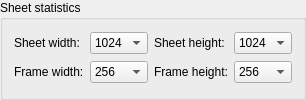
         <widget class="QGroupBox" name="groupBox_10">
          <property name="sizePolicy">
           <sizepolicy hsizetype="MinimumExpanding" vsizetype="Preferred">
            <horstretch>0</horstretch>
            <verstretch>0</verstretch>
           </sizepolicy>
          </property>
          <property name="maximumSize">
           <size>
            <width>410</width>
            <height>16777215</height>
           </size>
          </property>
          <property name="title">
           <string>Sheet statistics </string>
          </property>
          <layout class="QGridLayout" name="gridLayout_14">
           <item row="1" column="0">
            <widget class="QLabel" name="label_5">
             <property name="sizePolicy">
              <sizepolicy hsizetype="Fixed" vsizetype="Fixed">
               <horstretch>0</horstretch>
               <verstretch>0</verstretch>
              </sizepolicy>
             </property>
             <property name="text">
              <string>Frame width:</string>
             </property>
            </widget>
           </item>
           <item row="1" column="2">
            <widget class="QComboBox" name="FrameWidthMaker">
             <property name="editable">
              <bool>false</bool>
             </property>
             <property name="currentIndex">
              <number>8</number>
             </property>
             <item>
              <property name="text">
               <string>1</string>
              </property>
             </item>
             <item>
              <property name="text">
               <string>2</string>
              </property>
             </item>
             <item>
              <property name="text">
               <string>4</string>
              </property>
             </item>
             <item>
              <property name="text">
               <string>8</string>
              </property>
             </item>
             <item>
              <property name="text">
               <string>16</string>
              </property>
             </item>
             <item>
              <property name="text">
               <string>32</string>
              </property>
             </item>
             <item>
              <property name="text">
               <string>64</string>
              </property>
             </item>
             <item>
              <property name="text">
               <string>128</string>
              </property>
             </item>
             <item>
              <property name="text">
               <string>256</string>
              </property>
             </item>
             <item>
              <property name="text">
               <string>512</string>
              </property>
             </item>
             <item>
              <property name="text">
               <string>1024</string>
              </property>
             </item>
            </widget>
           </item>
           <item row="1" column="4">
            <widget class="QComboBox" name="FrameHeightMaker">
             <property name="editable">
              <bool>false</bool>
             </property>
             <property name="currentIndex">
              <number>8</number>
             </property>
             <item>
              <property name="text">
               <string>1</string>
              </property>
             </item>
             <item>
              <property name="text">
               <string>2</string>
              </property>
             </item>
             <item>
              <property name="text">
               <string>4</string>
              </property>
             </item>
             <item>
              <property name="text">
               <string>8</string>
              </property>
             </item>
             <item>
              <property name="text">
               <string>16</string>
              </property>
             </item>
             <item>
              <property name="text">
               <string>32</string>
              </property>
             </item>
             <item>
              <property name="text">
               <string>64</string>
              </property>
             </item>
             <item>
              <property name="text">
               <string>128</string>
              </property>
             </item>
             <item>
              <property name="text">
               <string>256</string>
              </property>
             </item>
             <item>
              <property name="text">
               <string>512</string>
              </property>
             </item>
             <item>
              <property name="text">
               <string>1024</string>
              </property>
             </item>
            </widget>
           </item>
           <item row="1" column="3">
            <widget class="QLabel" name="label_6">
             <property name="sizePolicy">
              <sizepolicy hsizetype="Fixed" vsizetype="Fixed">
               <horstretch>0</horstretch>
               <verstretch>0</verstretch>
              </sizepolicy>
             </property>
             <property name="text">
              <string>Frame height:</string>
             </property>
            </widget>
           </item>
           <item row="0" column="3">
            <widget class="QLabel" name="label_9">
             <property name="sizePolicy">
              <sizepolicy hsizetype="Fixed" vsizetype="Fixed">
               <horstretch>0</horstretch>
               <verstretch>0</verstretch>
              </sizepolicy>
             </property>
             <property name="text">
              <string>Sheet height:</string>
             </property>
            </widget>
           </item>
           <item row="0" column="4">
            <widget class="QComboBox" name="SheetHeightMaker">
             <property name="editable">
              <bool>false</bool>
             </property>
             <property name="currentIndex">
              <number>10</number>
             </property>
             <item>
              <property name="text">
               <string>1</string>
              </property>
             </item>
             <item>
              <property name="text">
               <string>2</string>
              </property>
             </item>
             <item>
              <property name="text">
               <string>4</string>
              </property>
             </item>
             <item>
              <property name="text">
               <string>8</string>
              </property>
             </item>
             <item>
              <property name="text">
               <string>16</string>
              </property>
             </item>
             <item>
              <property name="text">
               <string>32</string>
              </property>
             </item>
             <item>
              <property name="text">
               <string>64</string>
              </property>
             </item>
             <item>
              <property name="text">
               <string>128</string>
              </property>
             </item>
             <item>
              <property name="text">
               <string>256</string>
              </property>
             </item>
             <item>
              <property name="text">
               <string>512</string>
              </property>
             </item>
             <item>
              <property name="text">
               <string>1024</string>
              </property>
             </item>
             <item>
              <property name="text">
               <string>2048</string>
              </property>
             </item>
             <item>
              <property name="text">
               <string>4096</string>
              </property>
             </item>
             <item>
              <property name="text">
               <string>8192</string>
              </property>
             </item>
            </widget>
           </item>
           <item row="0" column="0">
            <widget class="QLabel" name="label_8">
             <property name="sizePolicy">
              <sizepolicy hsizetype="Fixed" vsizetype="Fixed">
               <horstretch>0</horstretch>
               <verstretch>0</verstretch>
              </sizepolicy>
             </property>
             <property name="text">
              <string>Sheet width:</string>
             </property>
            </widget>
           </item>
           <item row="0" column="2">
            <widget class="QComboBox" name="SheetWidthMaker">
             <property name="editable">
              <bool>false</bool>
             </property>
             <property name="currentIndex">
              <number>10</number>
             </property>
             <item>
              <property name="text">
               <string>1</string>
              </property>
             </item>
             <item>
              <property name="text">
               <string>2</string>
              </property>
             </item>
             <item>
              <property name="text">
               <string>4</string>
              </property>
             </item>
             <item>
              <property name="text">
               <string>8</string>
              </property>
             </item>
             <item>
              <property name="text">
               <string>16</string>
              </property>
             </item>
             <item>
              <property name="text">
               <string>32</string>
              </property>
             </item>
             <item>
              <property name="text">
               <string>64</string>
              </property>
             </item>
             <item>
              <property name="text">
               <string>128</string>
              </property>
             </item>
             <item>
              <property name="text">
               <string>256</string>
              </property>
             </item>
             <item>
              <property name="text">
               <string>512</string>
              </property>
             </item>
             <item>
              <property name="text">
               <string>1024</string>
              </property>
             </item>
             <item>
              <property name="text">
               <string>2048</string>
              </property>
             </item>
             <item>
              <property name="text">
               <string>4096</string>
              </property>
             </item>
             <item>
              <property name="text">
               <string>8192</string>
              </property>
             </item>
            </widget>
           </item>
          </layout>
         </widget>
